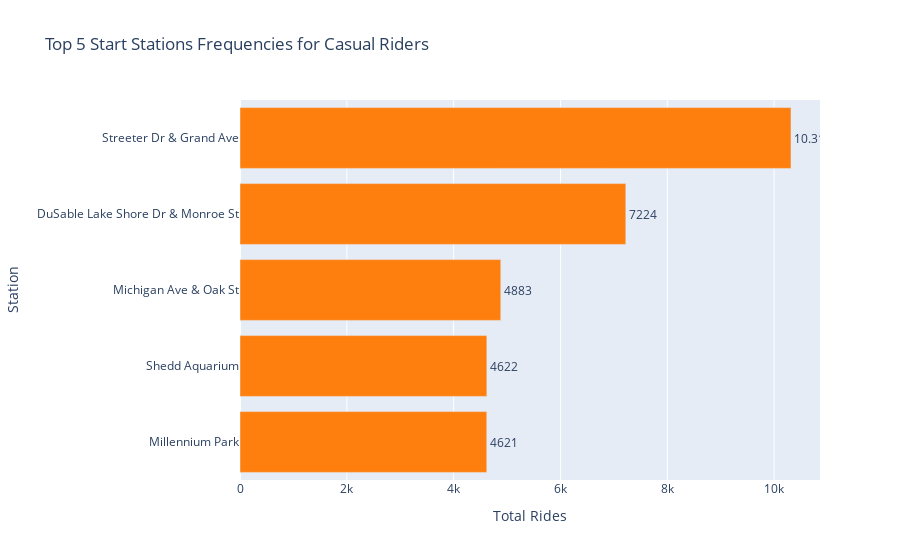

Write notebook code for a chart like this one.
### Markdown cell above
7. Stations frequencies between casual and member riders

### Code cell
import pandas as pd
import plotly.express as px

# Assuming data is loaded into DataFrame 'data'
# Example DataFrame columns: 'start_station_name', 'end_station_name', 'member_casual'

# Filter for casual riders
casual_data = data[data['member_casual'] == 'casual']

# Calculate top 5 start stations for casual riders and sort in ascending order
top_start_stations_casual = casual_data['start_station_name'].value_counts().nlargest(5).reset_index()
top_start_stations_casual.columns = ['Station', 'Total Rides']
top_start_stations_casual = top_start_stations_casual.sort_values(by='Total Rides', ascending=True)

# Calculate top 5 end stations for casual riders and sort in ascending order
top_end_stations_casual = casual_data['end_station_name'].value_counts().nlargest(5).reset_index()
top_end_stations_casual.columns = ['Station', 'Total Rides']
top_end_stations_casual = top_end_stations_casual.sort_values(by='Total Rides', ascending=True)

# Define custom color for casual riders
custom_color = ['#ff7f0e']  # Vibrant orange color

# Plotting for casual riders - Top Start Stations
fig_casual_start = px.bar(top_start_stations_casual, y='Station', x='Total Rides', orientation='h',
                          title='Top 5 Start Stations Frequencies for Casual Riders', text='Total Rides',
                          color_discrete_sequence=custom_color)
fig_casual_start.update_layout(xaxis_title="Total Rides", yaxis_title="Station")
fig_casual_start.update_traces(texttemplate='%{x}', textposition='outside')
fig_casual_start.show()

# Plotting for casual riders - Top End Stations
fig_casual_end = px.bar(top_end_stations_casual, y='Station', x='Total Rides', orientation='h',
                        title='Top 5 End Stations Frequencies for Casual Riders', text='Total Rides',
                        color_discrete_sequence=custom_color)
fig_casual_end.update_layout(xaxis_title="Total Rides", yaxis_title="Station")
fig_casual_end.update_traces(texttemplate='%{x}', textposition='outside')
fig_casual_end.show()

### Figure 1 — Plotly figure (JSON) as saved in the notebook; plotly's stock layout.template omitted (floating-point values rounded to 4 significant figures)
{"data": [{"alignmentgroup": "True", "hovertemplate": "Total Rides=%{text}<br>Station=%{y}<extra></extra>", "legendgroup": "", "marker": {"color": "#ff7f0e", "pattern": {"shape": ""}}, "name": "", "offsetgroup": "", "orientation": "h", "showlegend": false, "text": [4621, 4622, 4883, 7224, 10317], "textposition": "outside", "texttemplate": "%{x}", "type": "bar", "x": [4621, 4622, 4883, 7224, 10317], "xaxis": "x", "y": ["Millennium Park", "Shedd Aquarium", "Michigan Ave & Oak St", "DuSable Lake Shore Dr & Monroe St", "Streeter Dr & Grand Ave"], "yaxis": "y"}], "layout": {"barmode": "relative", "legend": {"tracegroupgap": 0}, "title": {"text": "Top 5 Start Stations Frequencies for Casual Riders"}, "xaxis": {"anchor": "y", "domain": [0, 1], "title": {"text": "Total Rides"}}, "yaxis": {"anchor": "x", "domain": [0, 1], "title": {"text": "Station"}}}}
